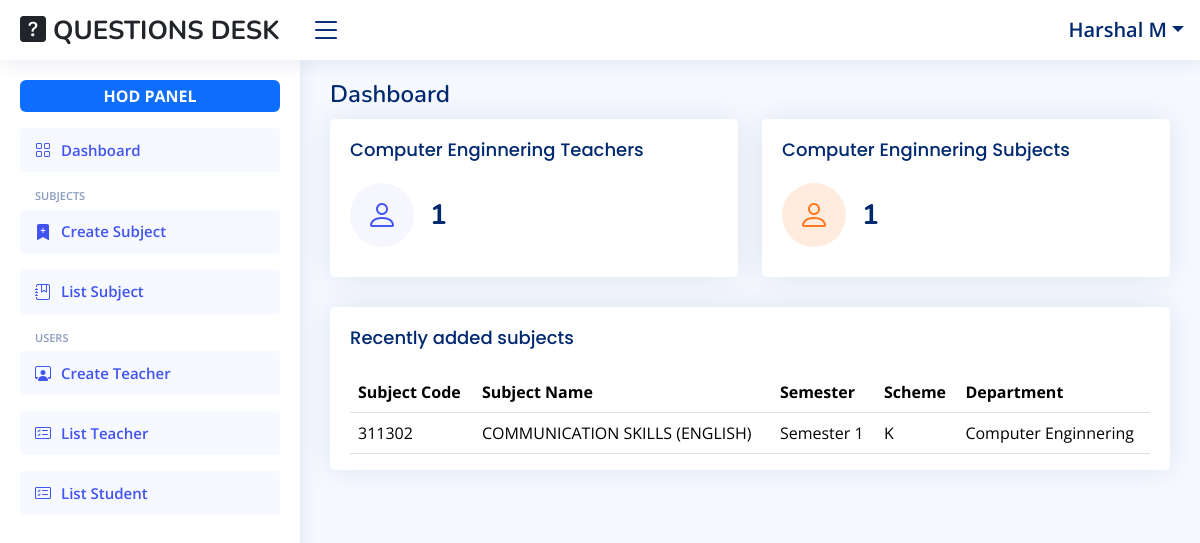
Screenshot of /hod/ (signed in) with the database file from the repository.
### Users/models.py (models this page shows, shortened)
class User(AbstractBaseUser):
    id = models.BigAutoField(primary_key=True)
    first_name = models.CharField(max_length=100, null=False, blank=False)
    last_name = models.CharField(max_length=100, null=False, blank=False)
    institute = models.CharField(max_length=255, null=False, blank=False, default="S.S.V.P's B.S.Deore Polytechnic, Dhule")
    email = models.EmailField(unique=True, null=False, blank=False)
    username = models.CharField(unique=True, max_length=100, null=False, blank=False)
    password = models.CharField(max_length=100, null=False, blank=False)
    role = models.CharField(max_length=10, null=False, blank=False)
    joined_date = models.DateField(auto_now_add=True)
    USERNAME_FIELD = 'username'
    REQUIRED_FIELDS = ['first_name', 'last_name', 'email']
    objects = UserManager()
    class Meta:
        db_table = 'Users'

class Profile(models.Model):
    id = models.BigAutoField(primary_key=True)
    user = models.OneToOneField(User, related_name='profile', on_delete=models.CASCADE)
    phone_number = models.CharField(max_length=10, null=False, blank=False ,validators=[RegexValidator(regex=r'^\d{10}$')])
    designation = models.CharField(max_length=100, null=False, blank=False)
    department = models.CharField(max_length=100, null=False, blank=False)
    experience = models.DecimalField(max_digits=3, decimal_places=1, null=True, blank=True)
    subjects = models.ManyToManyField(Subject, related_name='profiles', blank=True)
    class Meta:
        db_table = 'Profiles'

class Subject(models.Model):
    id = models.BigAutoField(primary_key=True)
    subject_code = models.CharField(max_length=100, unique=True, null=False, blank=False)
    subject_name = models.CharField(max_length=255, null=False, blank=False)
    semester = models.CharField(max_length=100, null=False, blank=False)
    department =models.CharField(max_length=100, null=False, blank=False)
    scheme = models.CharField(max_length=10, null=False, blank=False)
    class Meta:
        db_table = 'Subjects'

### Users/views.py (the view)
# urls.py: path('hod/', hod_index_view, name='hod-index-view'),
def hod_index_view(request):
    total_teachers = Profile.objects.filter(user__role = 'Teacher', department=request.user.profile.department).all().count()
    total_subjects = Subject.objects.filter(department=request.user.profile.department).all().count()
    recent_subjects = Subject.objects.filter(department=request.user.profile.department).all().reverse()
    context = {
        'total_teachers':total_teachers,
        'total_subjects':total_subjects,
        'recent_subjects':recent_subjects[:5],
    }
    return render(request, 'members/hod/index.html', context=context)

### Users/templates/members/hod/index.html (shortened to what this page needs)
{% extends "members/hod/base_site.html" %}
{% block main %}
    <main id="main" class="main">
        <div class="pagetitle">
            <h1>Dashboard</h1>
        </div>
        <section class="section dashboard">
            <div class="row justify-content-between">
                <div class="col-12">
                    <div class="row">
                        <div class="col-6">
                            <div class="card info-card sales-card">
                                <div class="card-body">
                                    <h5 class="card-title">{{request.user.profile.department}} Teachers</h5>
                                    <div class="d-flex align-items-center">
                                        <div class="card-icon rounded-circle d-flex align-items-center justify-content-center">
                                            <i class="bi bi-person"></i>
                                        </div>
                                        <div class="ps-3">
                                            <h6>{{total_teachers}}</h6>
                                        </div>
                                    </div>
                                </div>
                            </div>
                        </div>
                        <div class="col-6">
                            <div class="card info-card customers-card">
                                <div class="card-body">
                                    <h5 class="card-title">{{request.user.profile.department}} Subjects</h5>
                                    <div class="d-flex align-items-center">
                                        <div class="card-icon rounded-circle d-flex align-items-center justify-content-center">
                                            <i class="bi bi-person"></i>
                                        </div>
                                        <div class="ps-3">
                                            <h6>{{total_subjects}}</h6>
                                        </div>
                                    </div>
                                </div>
                            </div>
                        </div>
                        <div class="col-12">
                            <div class="card">
                                <div class="card-body pb-0">
                                    <h5 class="card-title">Recently added subjects</h5>
                                    <table class="table datatable">
                                        <thead>
                                            <tr>
                                                <th>Subject Code</th>
                                                <th>Subject Name</th>
                                                <th>Semester</th>
                                                <th>Scheme</th>
                                                <th>Department</th>
                                            </tr>
                                        </thead>
                                        <tbody>
                                            {% for subject in recent_subjects %}
                                            <tr>
                                                <td>{{subject.subject_code}}</td>
                                                <td>{{subject.subject_name}}</td>
                                                <td>{{subject.semester}}</td>
                                                <td>{{subject.scheme}}</td>
                                                <td>{{subject.department}}</td>
                                            </tr>
                                            {% endfor %}
                                        </tbody>
                                    </table>
                                </div>
                            </div>
                        </div>
                    </div>
                </div>
            </div>
        </section>
    </main>
{% endblock main %}

### Users/templates/members/hod/base_site.html (shortened to what this page needs)
{% extends "base.html" %}
{% load static %}
{% block content %}
    <header id="header" class="header fixed-top d-flex align-items-center">
        <div class="d-flex align-items-center justify-content-between">
            <a href="" class="logo">
                <span class="d-none d-lg-block text-dark">
                    <i class="bi bi-question-square-fill"></i>
                    QUESTIONS DESK
                </span>
            </a>
            <i class="bi bi-list toggle-sidebar-btn"></i>
        </div>
        <nav class="header-nav ms-auto">
            <ul>
                <li class="nav-item dropdown pe-3">
                    <a class="nav-link nav-profile pe-0" href="#" data-bs-toggle="dropdown">
                        <span class="dropdown-toggle ps-2 fs-5">{{request.user.first_name}} {{request.user.last_name.0}}</span>
                    </a>
                </li>
            </ul>
        </nav>
    </header>
    <aside id="sidebar" class="sidebar">
        <ul class="sidebar-nav" id="sidebar-nav">
            <li class="nav-item text-center mb-3">
                <span class="badge bg-primary w-100 fs-6 p-2">HOD PANEL</span>
            </li>
            <li class="nav-item mb-3">
                <a class="nav-link " href="{% url "hod-index-view" %}">
                    <i class="bi bi-grid"></i>
                    <span>Dashboard</span>
                </a>
            </li>
            <li class="nav-heading">SUBJECTS</li>
            <li class="nav-item mb-3">
                <a class="nav-link" href="{% url "hod-create-subject-view" %}">
                    <i class="bi bi-bookmark-plus-fill"></i>
                    <span>Create Subject</span>
                </a>
            </li>
            <li class="nav-item mb-3">
                <a class="nav-link" href="{% url "hod-list-subjects-view" %}">
                    <i class="bi bi-journal-bookmark"></i>
                    <span>List Subject</span>
                </a>
            </li>
            <li class="nav-heading">USERS</li>
            <li class="nav-item mb-3">
                <a class="nav-link" href="{% url "hod-create-teacher-view" %}">
                    <i class="bi bi-person-workspace"></i>
                    <span>Create Teacher</span>
                </a>
            </li>
            <li class="nav-item mb-3">
                <a class="nav-link" href="{% url "hod-list-users-view" 'Teacher' %}">
                    <i class="bi bi-card-checklist"></i>
                    <span>List Teacher</span>
                </a>
            </li>
            <li class="nav-item">
                <a class="nav-link" href="{% url "hod-list-users-view" 'Student' %}">
                    <i class="bi bi-card-checklist"></i>
                    <span>List Student</span>
                </a>
            </li>
        </ul>
    </aside>
    {% block main %}{% endblock main %}
{% endblock content %}

### Users/static/assets/css/style.css (style rules this page uses)
:root { scroll-behavior: smooth; }
body { font-family: "Open Sans", sans-serif; background: #f6f9ff; color: #444444; }
a { color: #4154f1; text-decoration: none; }
h1, h2, h3, h4, h5, h6 { font-family: "Nunito", sans-serif; }
#main { margin-top: 60px; padding: 20px 30px; transition: all 0.3s; }
.pagetitle { margin-bottom: 10px; }
.pagetitle h1 { font-size: 24px; margin-bottom: 0; font-weight: 600; color: #012970; }
.card { margin-bottom: 30px; border: none; border-radius: 5px; box-shadow: 0px 0 30px rgba(1, 41, 112, 0.1); }
.card-title { padding: 20px 0 15px 0; font-size: 18px; font-weight: 500; color: #012970; font-family: "Poppins", sans-serif; }
.card-body { padding: 0 20px 20px 20px; }
.logo { line-height: 1; }
@media (min-width: 1200px) { .logo { width: 280px; } }
.logo span { font-size: 26px; font-weight: 700; color: #012970; font-family: "Nunito", sans-serif; }
.header { transition: all 0.5s; z-index: 997; height: 60px; box-shadow: 0px 2px 20px rgba(1, 41, 112, 0.1); background-color: #fff; padding-left: 20px; }
.header .toggle-sidebar-btn { font-size: 32px; padding-left: 10px; cursor: pointer; color: #012970; }
.header-nav ul { list-style: none; }
.header-nav>ul { margin: 0; padding: 0; }
.header-nav .nav-profile { color: #012970; }
.header-nav .nav-profile span { font-size: 14px; font-weight: 600; }
.sidebar { position: fixed; top: 60px; left: 0; bottom: 0; width: 300px; z-index: 996; transition: all 0.3s; padding: 20px; overflow-y: auto; scrollbar-width: thin; scrollbar-color: #aab7cf transparent; box-shadow: 0px 0px 20px rgba(1, 41, 112, 0.1); background-color: #fff; }
@media (min-width: 1200px) { #main, #footer { margin-left: 300px; } }
.sidebar-nav { padding: 0; margin: 0; list-style: none; }
.sidebar-nav li { padding: 0; margin: 0; list-style: none; }
.sidebar-nav .nav-item { margin-bottom: 5px; }
.sidebar-nav .nav-heading { font-size: 11px; text-transform: uppercase; color: #899bbd; font-weight: 600; margin: 10px 0 5px 15px; }
.sidebar-nav .nav-link { display: flex; align-items: center; font-size: 15px; font-weight: 600; color: #4154f1; transition: 0.3; background: #f6f9ff; padding: 10px 15px; border-radius: 4px; }
.sidebar-nav .nav-link i { font-size: 16px; margin-right: 10px; color: #4154f1; }
.dashboard .info-card { padding-bottom: 10px; }
.dashboard .info-card h6 { font-size: 28px; color: #012970; font-weight: 700; margin: 0; padding: 0; }
.dashboard .card-icon { font-size: 32px; line-height: 0; width: 64px; height: 64px; flex-shrink: 0; flex-grow: 0; }
.dashboard .sales-card .card-icon { color: #4154f1; background: #f6f6fe; }
.dashboard .customers-card .card-icon { color: #ff771d; background: #ffecdf; }

### rows the page displays
User: user.first_name "Harshal", user.last_name.0 "M", user.profile.department "Computer Enginnering"
Subject: subject_code "311302", subject_name "COMMUNICATION SKILLS (ENGLISH)", semester "Semester 1", scheme "K", department "Computer Enginnering"

### other values shown
{{ total_teachers }} "1"
{{ total_subjects }} "1"
